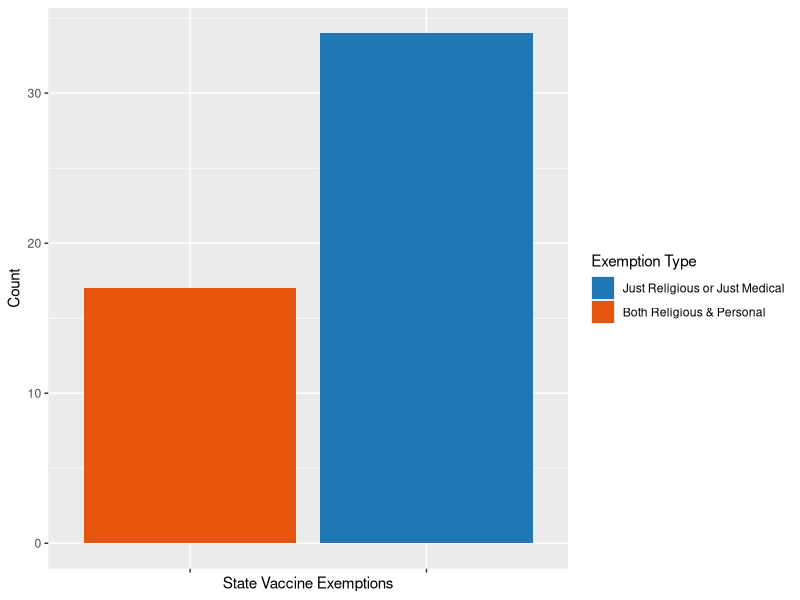
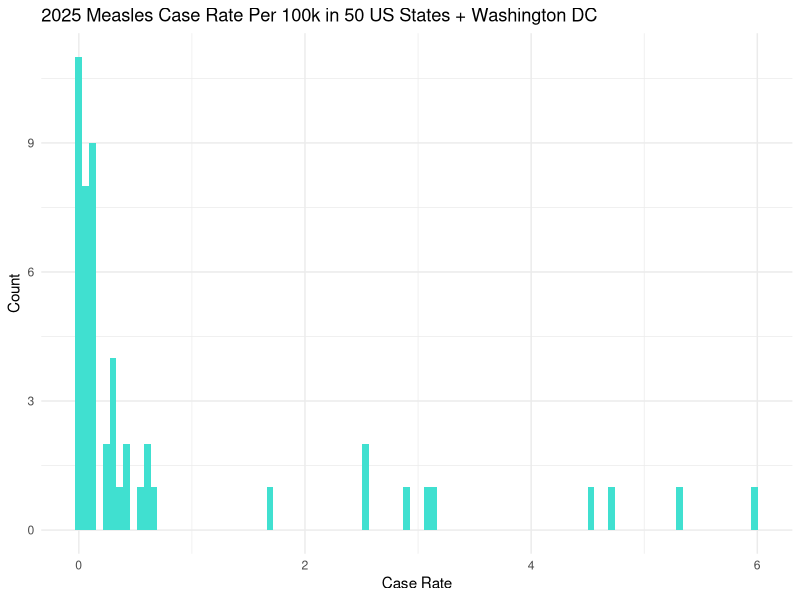
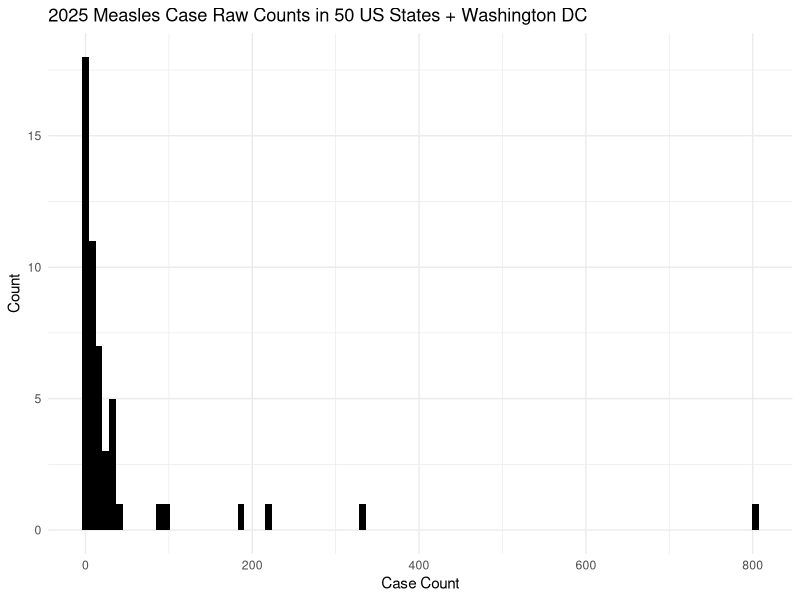
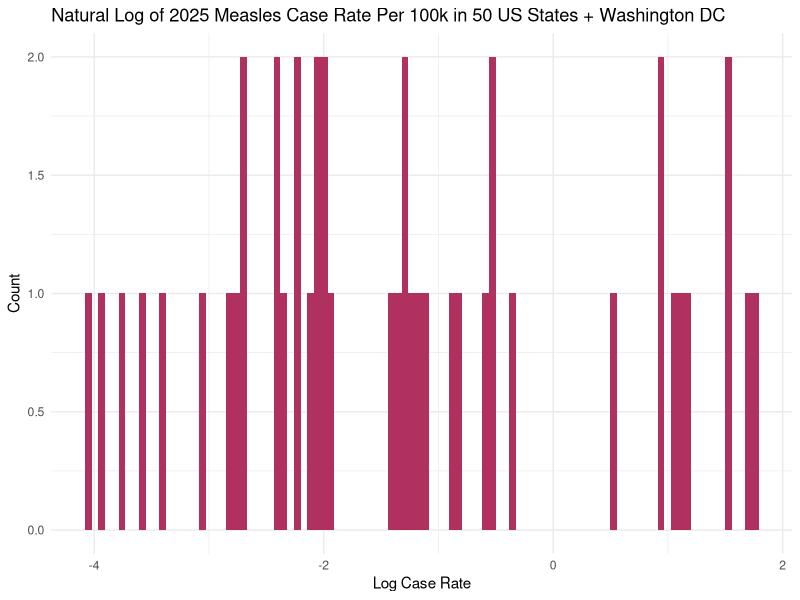
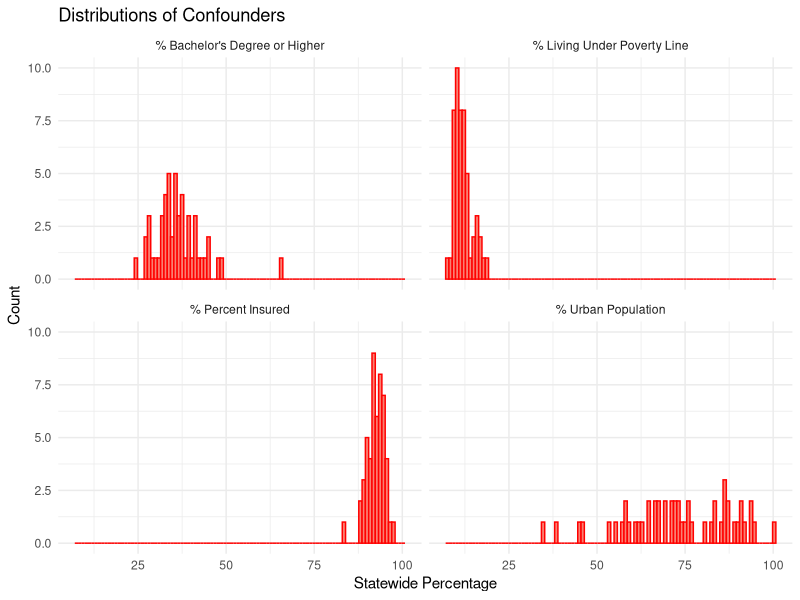
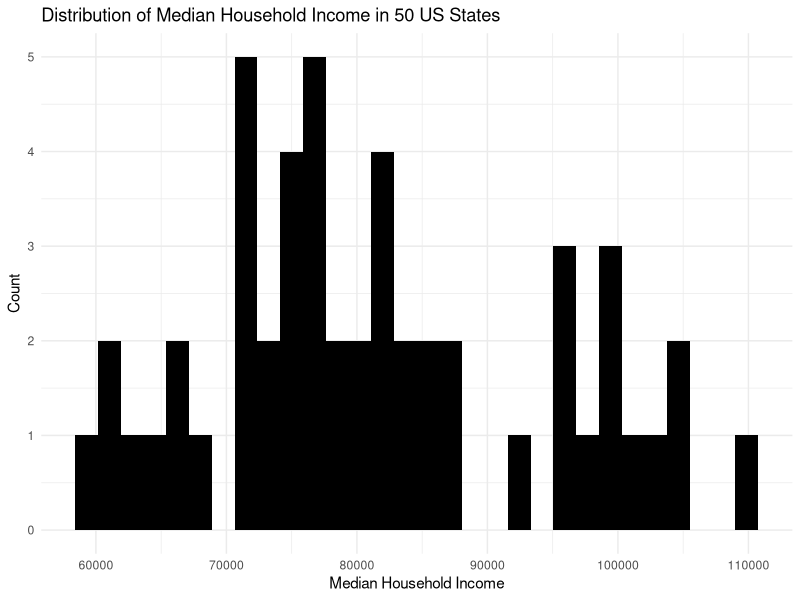
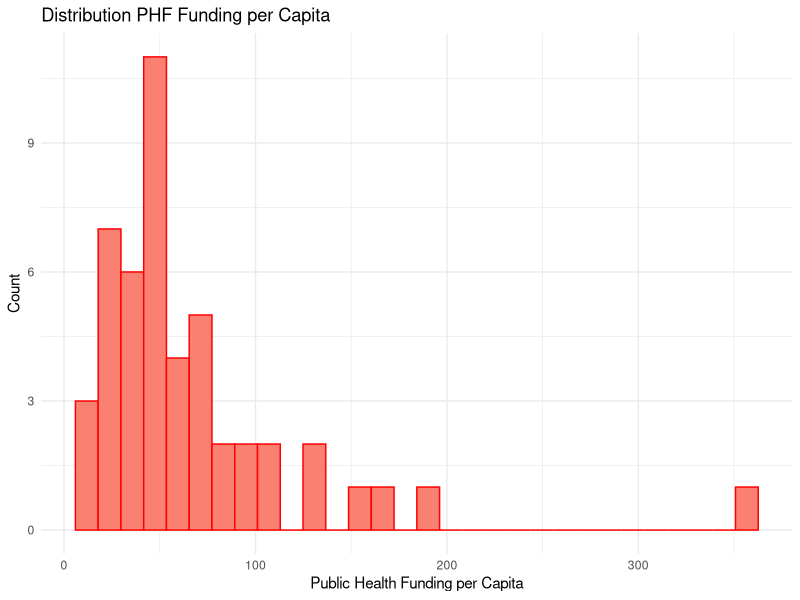

Write R code to recreate these figures, in order.
## ---- chunk 1
library(tidyverse)
clean_data <- read.csv("data/clean_state_data.csv")
clean_data$phf_per_capita[is.na(clean_data$phf_per_capita) & clean_data$state == "Georgia"] <- 108
clean_data$phf_per_capita[is.na(clean_data$phf_per_capita) & clean_data$state == "Mississippi"] <- 567831325/2954160
## ---- chunk 2
clean_data %>%
  mutate(exemp_pol = case_when(
    exposure_binary == 1 ~ "Both Religious & Personal",
    exposure_binary == 0 ~ "Religious or Medical"
  )) %>%
  ggplot(aes(x=exemp_pol, fill = as.factor(exposure_binary))) +
  geom_bar() +
  xlab("State Vaccine Exemptions") +
  ylab("Count") +
  scale_fill_manual(
    name = "Exemption Type",   # legend title
    values = c("0" = "#1f77b4", "1" = "#e6550d"),  # your colors
    labels = c("0" = "Just Religious or Just Medical",
               "1" = "Both Religious & Personal")
  ) +
 theme(axis.text.x = element_blank())
## ---- chunk 3
#let's first look at the distribution of outcome
#note: could potentially use poisson or neg-bin regression since our outcome data is right-skewed for raw count data
clean_data %>%
  ggplot(aes(x = cases_per_100k)) +
  geom_histogram(bins = 100, fill = "turquoise") +
  labs(x = "Case Rate", y = "Count") +
  ggtitle("2025 Measles Case Rate Per 100k in 50 US States + Washington DC") +
  theme_minimal()

clean_data %>%
  ggplot(aes(x = measles_cases)) +
  geom_histogram(bins = 100, fill = "black") +
  labs(x = "Case Count", y = "Count") +
  ggtitle("2025 Measles Case Raw Counts in 50 US States + Washington DC") +
  theme_minimal()

clean_data %>%
  ggplot(aes(x = log(cases_per_100k))) +
  geom_histogram(bins = 100, fill = "maroon") +
  labs(x = "Log Case Rate", y = "Count") +
  ggtitle("Natural Log of 2025 Measles Case Rate Per 100k in 50 US States + Washington DC") +
  theme_minimal()
## ---- chunk 4
#want to make a facet wrap plot so this is going to take a sec
clean_data_long <- clean_data %>%
  select(pct_insuredE, pct_bachelors_plusE, pct_povertyE, pct_urban) %>%
  pivot_longer(
    cols = c(pct_insuredE, pct_bachelors_plusE, pct_povertyE, pct_urban),
    names_to = "Measure",
    values_to = "Percent"
  )

clean_data_long %>%
   mutate(Measure = recode(Measure,
    "pct_insuredE" = "% Percent Insured",
    "pct_bachelors_plusE" = "% Bachelor's Degree or Higher",
    "pct_povertyE" = "% Living Under Poverty Line",
    "pct_urban" = "% Urban Population"
  )) %>%
  ggplot(aes(x = Percent)) +
  geom_histogram(fill = "salmon", color = "red", bins = 100) +
  facet_wrap(~Measure, ncol = 2) +
  theme_minimal() +
  labs(x = "Statewide Percentage", y = "Count") +
  ggtitle("Distributions of Confounders")

clean_data %>%
  ggplot(aes(x = median_hh_incomeE)) +
  geom_histogram(fill = "black") + 
  theme_minimal() +
  labs(x = "Median Household Income", y = "Count") +
  ggtitle("Distribution of Median Household Income in 50 US States")

clean_data %>%
  ggplot(aes(x = phf_per_capita)) +
  geom_histogram(fill = "salmon", color = "red") + 
  theme_minimal() +
  labs(x = "Public Health Funding per Capita", y = "Count") +
  ggtitle("Distribution PHF Funding per Capita")
